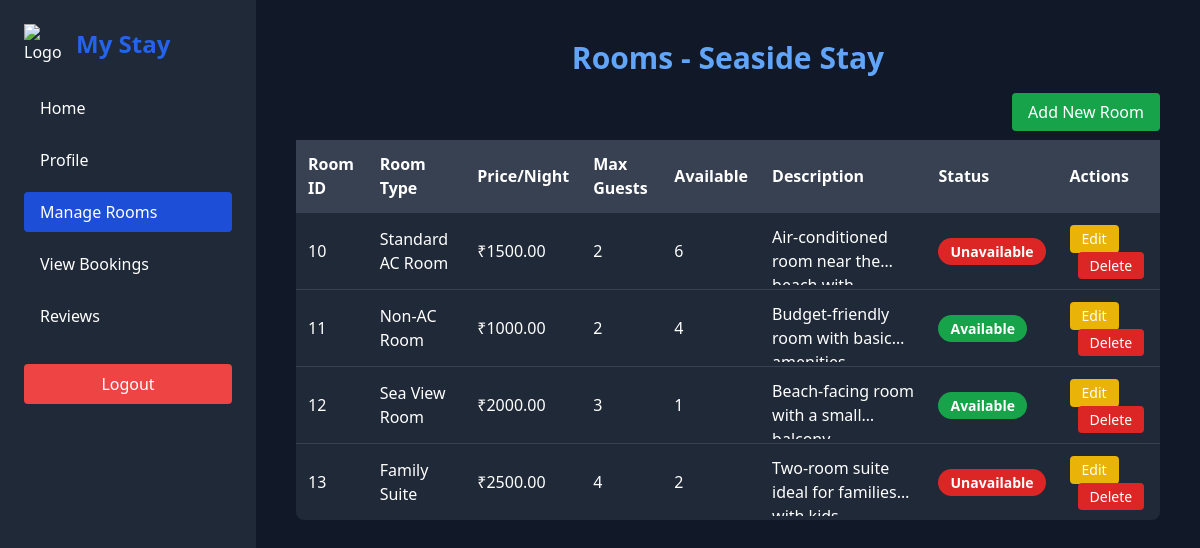
Page /hotel_admin/manage_rooms.php (signed in) on the committed database.
### tables this page shows
CREATE TABLE `hotels` (
  `hotel_id` int(11) NOT NULL,
  `name` varchar(150) NOT NULL,
  `location` varchar(100) NOT NULL,
  `description` text DEFAULT NULL,
  `rating` float DEFAULT 0,
  `main_image_url` text DEFAULT NULL,
  `password` varchar(100) NOT NULL
);

CREATE TABLE `rooms` (
  `room_id` int(11) NOT NULL,
  `hotel_id` int(11) NOT NULL,
  `room_type` varchar(50) NOT NULL,
  `price_per_night` decimal(10,2) NOT NULL,
  `max_guests` int(11) NOT NULL,
  `description` text DEFAULT NULL,
  `available_count` int(11) DEFAULT 0,
  `status` enum('Available','Unavailable') DEFAULT 'Available'
);

### hotel_admin/manage_rooms.php (the view, shortened to what this page needs)
<?php
$hotel_id = $_SESSION['hotel_id'];
$conn = new mysqli("localhost", "root", "", "hotelbooking");
$sql = "SELECT * FROM Rooms WHERE hotel_id = $hotel_id";
$result = $conn->query($sql);
$hotel_sql = "SELECT name FROM Hotels WHERE hotel_id = $hotel_id";
$hotel_res = $conn->query($hotel_sql);
$hotel_name = $hotel_res->fetch_assoc()['name'];
?>
<!DOCTYPE html>
<html lang="en">
<head>
    <script src="https://cdn.tailwindcss.com"></script>
</head>
<body class="flex bg-gray-900 text-white min-h-screen font-sans">
    <aside class="w-64 bg-gray-800 p-6 fixed h-full">
        <div class="flex items-center space-x-3 mb-6">
            <img src="https://upload.wikimedia.org/wikipedia/commons/6/6b/Meetup_Logo.png" alt="Logo" class="w-10 h-10">
            <span class="text-2xl font-bold text-blue-600">My Stay</span>
        </div>
        <nav class="space-y-3">
            <a href="../main/index.php" class="block px-4 py-2 rounded hover:bg-blue-500 transition">Home</a>
            <a href="dashboard.php" class="block px-4 py-2 rounded hover:bg-blue-500 transition">Profile</a>
            <a href="manage_rooms.php" class="block px-4 py-2 rounded bg-blue-700">Manage Rooms</a>
            <a href="view_bookings.php" class="block px-4 py-2 rounded hover:bg-blue-500 transition">View Bookings</a>
            <a href="hotel_reviews.php" class="block px-4 py-2 rounded hover:bg-blue-500 transition">Reviews</a>
            <form action="logout.php" method="POST">
                <button type="submit" class="w-full mt-4 bg-red-500 hover:bg-red-600 text-white px-4 py-2 rounded">
                    Logout
                </button>
            </form>
        </nav>
    </aside>
    <main class="ml-64 flex-1 p-10">
        <div class="max-w-6xl mx-auto">
            <h1 class="text-3xl font-bold mb-6 text-center text-blue-400">Rooms - <?= htmlspecialchars($hotel_name) ?></h1>
            <div class="text-right mb-4">
                <a href="add_room.php" class="bg-green-600 hover:bg-green-700 px-4 py-2 rounded">Add New Room</a>
            </div>
            <div class="overflow-x-auto">
                <table class="w-full table-auto bg-gray-800 rounded-lg">
                    <thead>
                        <tr class="bg-gray-700 text-left">
                            <th class="p-3">Room ID</th>
                            <th class="p-3">Room Type</th>
                            <th class="p-3">Price/Night</th>
                            <th class="p-3">Max Guests</th>
                            <th class="p-3">Available</th>
                            <th class="p-3">Description</th>
                            <th class="p-3">Status</th>
                            <th class="p-3">Actions</th>
                        </tr>
                    </thead>
                    <tbody>
                        <?php while ($room = $result->fetch_assoc()): ?>
                            <tr class="border-t border-gray-700">
                                <td class="p-3"><?= $room['room_id'] ?></td>
                                <td class="p-3"><?= htmlspecialchars($room['room_type']) ?></td>
                                <td class="p-3">₹<?= $room['price_per_night'] ?></td>
                                <td class="p-3"><?= $room['max_guests'] ?></td>
                                <td class="p-3"><?= $room['available_count'] ?></td>
                                <td class="p-3 line-clamp-2"><?= htmlspecialchars($room['description']) ?></td>
                                <td class="p-3">
                                    <a href="toggle_room_status.php?id=<?= $room['room_id'] ?>">
                                        <span class="px-3 py-1 rounded-full text-sm font-semibold
                                            <?= $room['status'] === 'Available'
                                                ? 'bg-green-600 text-white hover:bg-green-700'
                                                : 'bg-red-600 text-white hover:bg-red-700' ?>">
                                            <?= $room['status'] ?>
                                        </span>
                                    </a>
                                </td>
                                <td class="p-3 space-x-2">
                                    <button onclick='openEditModal(<?= json_encode($room) ?>)' class="bg-yellow-500 hover:bg-yellow-600 px-3 py-1 rounded text-sm">Edit</button>
                                    <a href="delete_room.php?id=<?= $room['room_id'] ?>" onclick="return confirm('Are you sure you want to delete this room?')" class="bg-red-600 hover:bg-red-700 px-3 py-1 rounded text-sm">Delete</a>
                                </td>
                            </tr>
                        <?php endwhile; ?>
                    </tbody>
                </table>
            </div>
        </div>
    </main>
</body>
</html>

### rows in the picture
hotels: name "Seaside Stay"
rooms: room_id "10", room_type "Standard AC Room", price_per_night "1500.00", max_guests "2", available_count "6", description "Air-conditioned room near…", status "Unavailable"
rooms: room_id "11", room_type "Non-AC Room", price_per_night "1000.00", max_guests "2", available_count "4", description "Budget-friendly room with…", status "Available"
rooms: room_id "12", room_type "Sea View Room", price_per_night "2000.00", max_guests "3", available_count "1", description "Beach-facing room with a…", status "Available"
rooms: room_id "13", room_type "Family Suite", price_per_night "2500.00", max_guests "4", available_count "2", description "Two-room suite ideal for…", status "Unavailable"
